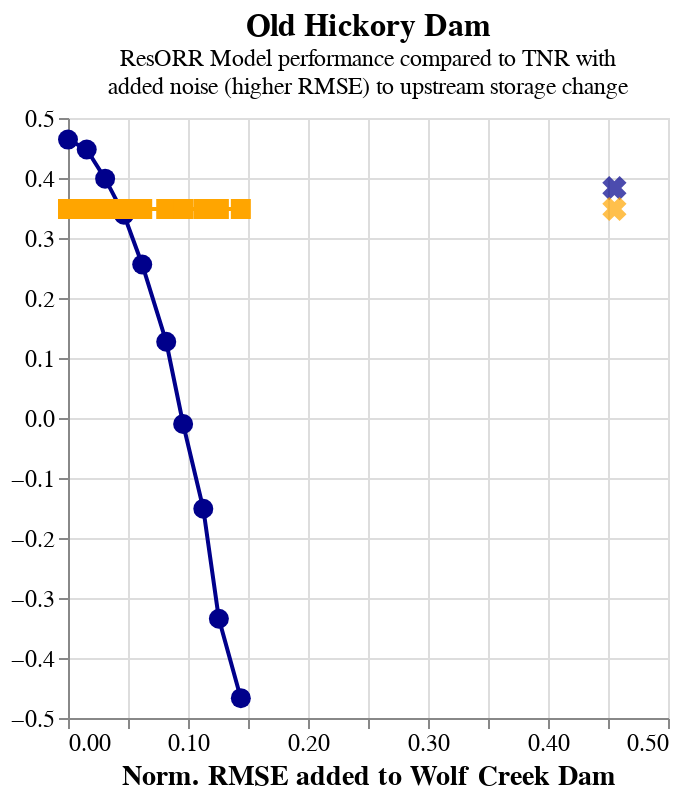

Write notebook code for a chart like this one.
### Code cell
NODE = 4
name = df[df.node == NODE].name.values[0]

df_clean = df.copy()
df_clean.loc[df_clean['model_or_tnr']=='model', 'model_or_tnr'] = 'ResORR - with reservoirs'
df_clean.loc[df_clean['model_or_tnr']=='tnr', 'model_or_tnr'] = 'TNR - without reservoirs'

pts = alt.Chart(
    df_clean
).transform_filter(
    datum.node == NODE
).mark_point(
    filled=True,
    size=100,
    opacity=1
).encode(
    x=alt.X('added_rmse_2:Q').title('Norm. RMSE added to Wolf Creek Dam'),
    y=alt.Y('nse:Q').title('KGE'), #.scale(alt.Scale(domain=[0.0, 0.15])),
    shape=alt.Shape('model_or_tnr').legend(alt.Legend(title="With or without reservoirs")),
    color=alt.Color('model_or_tnr').legend(alt.Legend(title="With or without reservoirs")).scale(alt.Scale(range=['darkblue', 'orange'])),
    tooltip=alt.Tooltip(['pearson-r', 'nse', 'norm_rmse', 'norm_mae', 'kge', 'rmse'], format='.2f')
)

line = alt.Chart(
    df
).transform_filter(
    datum.node == NODE
).mark_line(
    color='gray',
).encode(
    x='added_rmse_2:Q',
    y=alt.Y('nse:Q').title('KGE'),
    color=alt.Color('model_or_tnr').legend(None).scale(alt.Scale(range=['darkblue', 'orange'])),
    detail = alt.Detail('model_or_tnr'),
)

sat_pt = alt.Chart(
    sat_df
).transform_filter(
    (datum.node == NODE) #& (datum.model_or_tnr == 'model')
).mark_point(shape='cross', filled=True, angle=45, size=150).encode(
    x=alt.X('added_rmse:Q').axis(format='.2f', labelAngle=0),
    y=alt.Y('nse').title(None).axis(),
    color='model_or_tnr',
    tooltip=alt.Tooltip(['pearson-r', 'nse', 'norm_rmse', 'norm_mae', 'kge', 'rmse'], format='.2f')
).properties(
    width=50
)

chart = alt.layer(line, pts, sat_pt).properties(
# chart = alt.layer(line, pts).properties(
    width=300,
    height=300,
)

# chart = alt.hconcat(chart, sat_pt).resolve_scale(y='shared')

chart.properties(
    title={
        "text": f'{name}',
        "subtitle": ["ResORR Model performance compared to TNR with", "added noise (higher RMSE) to upstream storage change"],
        "align": 'center',
        "anchor": 'middle',
        # "dx": -30
    }
).configure_title(
    fontSize=16
).configure_axis(
    titleFontSize=14,
    labelFontSize=12
).configure_legend(
    titleFontSize=14,
    labelFontSize=12,
    symbolSize=150,
    orient='bottom',
)
